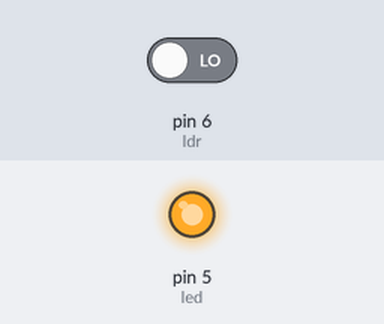
Simulated run of this sketch. Board: Arduino Uno, built with avr-gcc and run on an emulated ATmega328P. Parts: output pins drawn as LEDs (lit = HIGH). Inputs (shaded band) come from the test bench; at power-on: pin 6 (ldr) LOW.

Above: at 0.1 s.
Timing chart, 0 to 1.6 s (numbered marks = the images above):
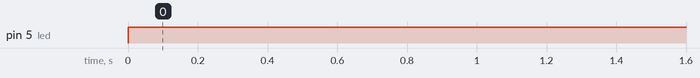

The sketch:

streetlight_ldr.ino
```cpp
int led=5;
float ldr=6;
float th=0.0;
float ldrstate=0.0;
void setup() {
  pinMode(led,OUTPUT);
  pinMode(ldr,INPUT);
}

void loop() {
  ldrstate=digitalRead(ldr);
  Serial.println(ldrstate);
  if(ldrstate>=th)
  {
    digitalWrite(led,HIGH);
  }
  else{
    digitalWrite(led,LOW);
  }
}
```

Measured:
- by itself, pin 5 (led): LOW → HIGH at 0.00 s
